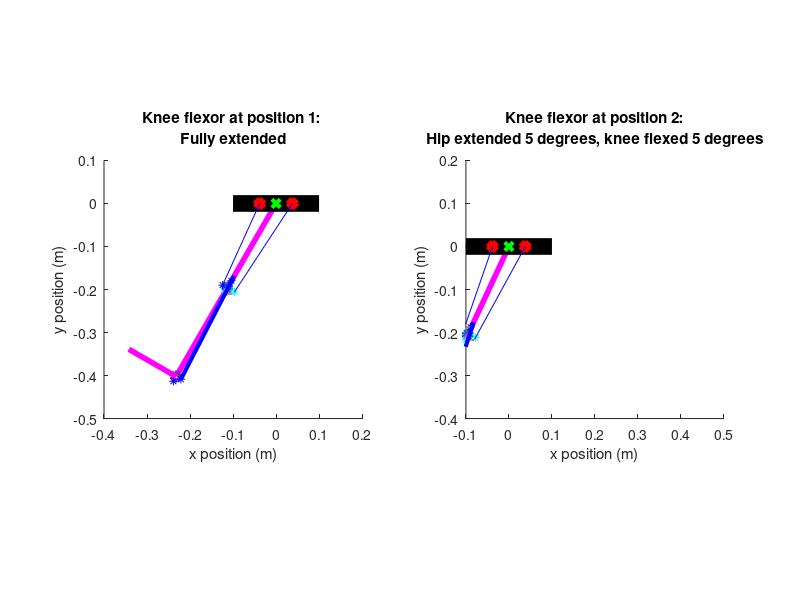

Reproduce this figure in MATLAB. (Note: this script raises an error after producing the figure.)
%% Biarticular analysis of the quadruped hind legs
clear, close('all'), clc

%% Define given geometric and physical constants

% This simulation is intended to provide a static analysis and rough visual
% depiction of a cam/pulley system. CAM radii are sown as points around the
% knee

%% Define a rotational function to be used
% Define 2D rotational matrix in xy-plane as a function of degrees rotated
% counter-clockwise
rotz = @(t) [cosd(t) -sind(t) ; sind(t) cosd(t)] ;
%% Define given geometric and physical constants

% Defining hind leg section lengths
l1 = 8.92 * (0.0254);               % [m] Limb length 1 (inches to meters conversion)
l2 = 9.37 * (0.0254);               % [m] Limb length 2 (inches to meters conversion)
l3 = 5 * (0.0254);                  % [m] Limb length 3 (inches to meters conversion)

% Define gravitational constant
g = 9.8;                            % [m/s^2]

% Define length of actuators             
L_AF = 9 * (0.0254);                % [m] Ankle flexor length (inches to meters conversion)
L_AE = 9 * (0.0254);                % [m] Ankle extensor length (inches to meters conversion)
L_KF = 8 * (0.0254);                % [m] Knee flexor length (inches to meters conversion)
L_KE = 8 * (0.0254);                % [m] Knee extensor length (inches to meters conversion)
L_KFb = 12 * (0.0254);              % [m] Biarticular knee flexor length (inches to meters conversion)
L_KEb = 12 * (0.0254);              % [m] Biarticular knee flexor length (inches to meters conversion)
L_AEb = 8.5 * (0.0254);              % [m] Biarticular ankle extensor length (inches to meters conversion)

% Define actuator masses based on linear density estimate of 1.698 kg/m
m_AF = 1.698 * L_AF;                % [kg] Ankle flexor mass
m_AE = 1.698 * L_AE;                % [kg] Ankle extensor mass
m_KF = 1.698 * L_KF;                % [kg] Knee flexor mass
m_KE = 1.698 * L_KE;                % [kg] Knee extensor mass

% Define mass values of the hind leg sections
me = 0.0205;                        % [kg] Mass of encoders
m1 = 0.1302;                        % [kg] Section 1 leg mass
m2 = 0.1302;                        % [kg] Section 2 leg mass
m3 = 0.09814;                       % [kg] Section 3 leg mass

% Define maximum actuator strain estimate 
k_max = 0.1667;                     % [-]

% Define r1 and r2 for the knee and ankle cam, corresponding to the cam
% radius at positon one and two
r1_KFb_length = .75 * (0.0254);         % [m] (inches to meter conversion)
r1_KEb_length = 0.5 * (0.0254);         % [m] (inches to meter conversion)
r2_KFb_length = 0.5 * (0.0254);         % [m] (inches to meter conversion)
r2_KEb_length = .75* (0.0254);          % [m] (inches to meter conversion)
r1_AEb_length = 0.5 * (0.0254);         % [m] (inches to meter conversion)
r2_AEb_length = 0.5 * (0.0254);        % [m] (inches to meter conversion)

% Define where point of rotation of the upper end of the knee actuators is in the
% xy plane, with the hip point of rotation as the origin
b_KFb_top = [1.5, 0]* (0.0254);            % [m] (inches to meter conversion)
b_KEb_top = [-1.5, 0]* (0.0254);           % [m] (inches to meter conversion)

% Define the safety factor of required force
SF = 1;                           % [-]

%Define BPA model constants (eq 4 from paper)
a0 = 254.3e3;                       % [Pa] Model Parameter 0
a1 = 192e3;                         % [Pa] Model Parameter 1
a2 = 2.0265;                        % [-] Model Parameter 2
a3 = -0.461;                        % [-] Model Parameter 3
a4 = -0.331e-3;                     % [1/N] Model Parameter 4
a5 = 1.23e3;                        % [Pa/N] Model Parameter 5
a6 = 15.6e3;                        % [Pa] Model Parameter 6

% Define the hysteresis factor
S = 1;                               % [0,1]

%% Define fully extended position of the knee in 2D space (position 1)

% Origin is at hip joint point of rotation
% Fully extended position occurs when the femur is -30 degrees from
% vertical, with knee fully extended. Fully flexed position occurs when
% the femur is 30 degrees from vertical with knee fully flexed

% Define angle from horizontal for fully extended position (position 1)
theta1_pos1 = 30;                               % [degrees]

% Define the knee location in the xy plane at position 1 from hip angle
% and femur length
knee_pos1(1) = (-l1 * sind(theta1_pos1));                      % [m]
knee_pos1(2) = (-l1 * cosd(theta1_pos1));                      % [m]

% Define the length of the radius of attatchment end point for the knee(the point where
% the string inserts to the frame) from known angles and length of r
r1_KFb_pos1 = [(knee_pos1(1) + r1_KFb_length * cosd(theta1_pos1)), (knee_pos1(2) - r1_KFb_length * sind(theta1_pos1))]; % [m]
r2_KFb_pos1 = [(knee_pos1(1) - r2_KFb_length * sind(theta1_pos1)), (knee_pos1(2) - r2_KFb_length * cosd(theta1_pos1))]; % [m]
r1_KEb_pos1 = [(knee_pos1(1) - r1_KEb_length * cosd(theta1_pos1)), (knee_pos1(2) + r1_KEb_length * sind(theta1_pos1))]; % [m]
r2_KEb_pos1 = [(knee_pos1(1) + r2_KEb_length * sind(theta1_pos1)), (knee_pos1(2) + r2_KEb_length * cosd(theta1_pos1))]; % [m]

% Define the ankle position from the defined angles, knee position, and
% tibia length
ankle_pos1(1) = (knee_pos1(1) - l2 * sind(theta1_pos1));        % [m]
ankle_pos1(2) = (knee_pos1(2) - l2 * cosd(theta1_pos1));        % [m]

% Define the length of the radius of attatchment end point for the ankle(the point where
% the string inserts to the frame) from known angles and length of r
r1_AEb_pos1 = [(ankle_pos1(1) + r1_AEb_length * cosd(theta1_pos1)), (ankle_pos1(2) - r1_AEb_length * sind(theta1_pos1))]; % [m]
r2_AEb_pos1 = [(ankle_pos1(1) - r2_AEb_length * sind(theta1_pos1)), (ankle_pos1(2) - r2_AEb_length * cosd(theta1_pos1))]; % [m]

% Define the toe postion, modeling the foot as a straight line
toe_pos1 = [(ankle_pos1(1) - l3 * cosd(theta1_pos1)) (ankle_pos1(2) + l3 * sind(theta1_pos1))];

%Define upper actuator position 1
upper_AEb_pos1 = knee_pos1 + 0.0254*1.25*[sind(30) cosd(30)]; 
%Define string length
string = norm(upper_AEb_pos1 - r1_KFb_pos1);

% Define the outer cam circle in quarter sections
thetaKF = 1.5 *pi() : 0.001 : 2*pi;
thetaKE = 0.5 *pi() : 0.001 : pi;
camKF(1,:) = r1_KFb_length * cos(thetaKF) + knee_pos1(1);
camKF(2,:) = r2_KFb_length * sin(thetaKF) + knee_pos1(2);
camKF = rotz(-theta1_pos1) * [(camKF(1,:) - knee_pos1(1)); (camKF(2,:) - knee_pos1(2))];
camKF(1,:) = camKF(1,:) + knee_pos1(1);
camKF(2,:) = camKF(2,:) + knee_pos1(2);

camKE(1,:) = r1_KEb_length * cos(thetaKE) + knee_pos1(1);
camKE(2,:) = r2_KEb_length * sin(thetaKE) + knee_pos1(2);
camKE = rotz(-theta1_pos1) * [(camKE(1,:) - knee_pos1(1)); (camKE(2,:) - knee_pos1(2))];
camKE(1,:) = camKE(1,:) + knee_pos1(1);
camKE(2,:) = camKE(2,:) + knee_pos1(2);

%% Plot fully extended position of the knee in 2D space (position 1)
figure(1)
subplot(1, 2, 1)
hold on

% Plot the femur from knee position, and add a marker at the knee
plot([0, knee_pos1(1)], [0, knee_pos1(2)], '-m', 'LineWidth', 4)
plot(knee_pos1(1), knee_pos1(2), 'o', 'LineWidth', 3)

% Plot the cam radii
plot(camKF(1,:), camKF(2,:))
plot(camKE(1,:), camKE(2,:))

% Plot the tibia from knee to ankle points
plot([knee_pos1(1), ankle_pos1(1)], [knee_pos1(2), ankle_pos1(2)], '-m', 'LineWidth', 4)

% Plot the cam radii for the knee flexor and extensor (2 each) for position 1 as
% points
plot(r1_KFb_pos1(1), r1_KFb_pos1(2), '*c')
plot(r2_KFb_pos1(1), r2_KFb_pos1(2), '*c')
plot(r1_KEb_pos1(1), r1_KEb_pos1(2), '*b')
plot(r2_KEb_pos1(1), r2_KEb_pos1(2), '*b')

% Plot the ankle/foot as a circle
plot(ankle_pos1(1), ankle_pos1(2), 'o', 'LineWidth', 3)

% Plot the foot as a straight line
plot([ankle_pos1(1) toe_pos1(1)], [ankle_pos1(2) toe_pos1(2)], '-m', 'LineWidth', 4) 

% Plot the CAM radii for the ankle
plot(r1_AEb_pos1(1), r1_AEb_pos1(2), '*b')
plot(r2_AEb_pos1(1), r2_AEb_pos1(2), '*b')

% Plot the ankle extensor actuator
plot([upper_AEb_pos1(1) r1_AEb_pos1(1)], [upper_AEb_pos1(2) r1_AEb_pos1(2)], '-b', 'LineWidth', 3)


% Plot the hip/body as a horizontal line for reference
plot([-.1, .1], [0, 0], '-k', 'LineWidth', 12)

% Mark the hip joint as the origin
plot(0,0, 'xg', 'LineWidth', 3)

% Plot the final pulley point before string goes to the tibia for the
% flexor and extensor
plot(b_KFb_top(1), b_KFb_top(2), 'xr', 'LineWidth', 5)
plot(b_KEb_top(1), b_KEb_top(2), 'xr', 'LineWidth', 5)

% Plot the lines representing strings for the flexor and extensor
plot([b_KFb_top(1) r1_KFb_pos1(1)], [b_KFb_top(2) r1_KFb_pos1(2)], 'b')
plot([b_KEb_top(1) r1_KEb_pos1(1)], [b_KEb_top(2) r1_KEb_pos1(2)], 'b')

% Finish labeling the plot
hold off
xlim([-0.4 0.2])
ylim([-0.5 0.1])
title(sprintf('Knee flexor at position 1: \nFully extended'))
xlabel('x position (m)')
ylabel('y position (m)')
daspect([1 1 1])
set(gcf,'color','w');

%% Define fully flexed position (position 2) using rotational matrices

% Define hip rotation in degrees
rot_hip = input(sprintf('Enter the desired hip rotation from fully flexed: ') );                                              % [degrees]

% Rotate the knee about the origin 60 degrees
knee_pos2 = rotz(rot_hip) * knee_pos1';

% Define knee rotation in degrees
rot_knee = input(sprintf('\nEnter the desired knee rotation from fully extended: ') );                                              % [degrees]

%Rotate the all points below the knee about the knee 90 degrees
ankle_pos2 = rotz(rot_knee) * ((rotz(rot_hip) * ankle_pos1') - knee_pos2)+ knee_pos2;
r1_KFb_pos2 = rotz(rot_knee) * ((rotz(rot_hip) * r1_KFb_pos1') - knee_pos2) + knee_pos2;
r2_KFb_pos2 = rotz(rot_knee) * ((rotz(rot_hip) * r2_KFb_pos1') - knee_pos2) + knee_pos2;
r1_KEb_pos2 = rotz(rot_knee) * ((rotz(rot_hip) * r1_KEb_pos1') - knee_pos2) + knee_pos2;
r2_KEb_pos2 = rotz(rot_knee) * ((rotz(rot_hip) * r2_KEb_pos1') - knee_pos2) + knee_pos2;
toe_pos2 = rotz(rot_knee) * ((rotz(rot_hip) * toe_pos1') - knee_pos2)+ knee_pos2;
r1_AEb_pos2 = rotz(rot_knee) * ((rotz(rot_hip) * r1_AEb_pos1') - knee_pos2)+ knee_pos2;
r2_AEb_pos2 = rotz(rot_knee) * ((rotz(rot_hip) * r2_AEb_pos1') - knee_pos2)+ knee_pos2;
camKF = rotz(rot_knee) * ((rotz(rot_hip) * camKF) - knee_pos2)+ knee_pos2;
camKE = rotz(rot_knee) * ((rotz(rot_hip) * camKE) - knee_pos2)+ knee_pos2;

%Rotate the foot and ankle cam about the ankle 90 degrees
toe_pos2 = rotz(90) * (toe_pos2 - ankle_pos2)+ ankle_pos2;
r1_AEb_pos2 = rotz(90) * (r1_AEb_pos2 - ankle_pos2)+ ankle_pos2;
r2_AEb_pos2 = rotz(90) * (r2_AEb_pos2 - ankle_pos2)+ ankle_pos2;

% Define upper ankle actuator position
%upper_AEb_pos2 = r1_KFb_pos2 + string * ((r2_AEb_pos2 - r1_KFb_pos2)/ norm(r2_AEb_pos2 - r1_KFb_pos2));
upper_AEb_pos2 = rotz(rot_hip) * upper_AEb_pos1';

% Define the EFFECTIVE radius based on knee rotation
rKFb_eff_length = (r1_KFb_length * r2_KFb_length)/((r2_KFb_length * cosd(rot_knee))^2 + (r1_KFb_length * sind(rot_knee))^2)^.5;
rKEb_eff_length = (r1_KEb_length * r2_KEb_length)/((r2_KEb_length * cosd(rot_knee))^2 + (r1_KEb_length * sind(rot_knee))^2)^.5;

% Define the string attachment point from effective radius and knee roation
rKFb_eff = knee_pos1 + rKFb_eff_length * [cosd(theta1_pos1) -sind(theta1_pos1)];
rKFb_eff = rotz(rot_hip) * rKFb_eff';
rKEb_eff = knee_pos1 + rKEb_eff_length * [-cosd(theta1_pos1) sind(theta1_pos1)];
rKEb_eff = rotz(rot_hip) * rKEb_eff';


% Also need to define the fully extended knee extensor position, even if the
% user input doesn't rotate it to that point.
knee_pos2_extended = rotz(60) * knee_pos1';
r1_KEb_extended = rotz(90) * ((rotz(60) * r1_KEb_pos1') - knee_pos2_extended) + knee_pos2_extended;
r2_KEb_extended = rotz(90) * ((rotz(60) * r2_KEb_pos1') - knee_pos2_extended) + knee_pos2_extended;

string_length = (pi()/2)*(((r1_AEb_length^2) + (r2_AEb_length^2))/2)^0.5;

lower_AEb_pos2 = r2_AEb_pos2' + string_length * (upper_AEb_pos2' - r2_AEb_pos2')/norm(upper_AEb_pos2' - r2_AEb_pos2');

%% Plot fully flexed position of the knee in 2D space (position 2)
subplot(1, 2, 2)
hold on

% Plot the femur from knee position, and add a marker at the knee
plot([0, knee_pos2(1)], [0, knee_pos2(2)], '-m', 'LineWidth', 4)
plot(knee_pos2(1), knee_pos2(2), 'o', 'LineWidth', 3)

% Plot the tibia from knee to ankle points
plot([knee_pos2(1), ankle_pos2(1)], [knee_pos2(2), ankle_pos2(2)], '-m', 'LineWidth', 4)

% Plot the cam radii for flexor and extensor (2 each) for position 1 as
% points
plot(r1_KFb_pos2(1), r1_KFb_pos2(2), '*c')
plot(r2_KFb_pos2(1), r2_KFb_pos2(2), '*c')
plot(r1_KEb_pos2(1), r1_KEb_pos2(2), '*b')
plot(r2_KEb_pos2(1), r2_KEb_pos2(2), '*b')
plot(camKF(1,:), camKF(2,:))
plot(camKE(1,:), camKE(2,:))

% Plot the ankle/foot as a circle
plot(ankle_pos2(1), ankle_pos2(2), 'o', 'LineWidth', 3)

% Plot the hip/body as a horizontal line for reference
plot([-.1, .1], [0, 0], '-k', 'LineWidth', 12)

% Mark the hip joint as the origin
plot(0,0, 'xg', 'LineWidth', 3)

% Plot the foot as a straight line
plot([ankle_pos2(1) toe_pos2(1)], [ankle_pos2(2) toe_pos2(2)], '-m', 'LineWidth', 4)

% Plot the CAM radii for the ankle
plot(r1_AEb_pos2(1), r1_AEb_pos2(2), '*b')
plot(r2_AEb_pos2(1), r2_AEb_pos2(2), '*b')

% Plot the ankle extensor actuator
plot([upper_AEb_pos2(1) lower_AEb_pos2(1)], [upper_AEb_pos2(2) lower_AEb_pos2(2)], '-b', 'LineWidth', 3)

% Plot the string from ankle to actuator
plot([r2_AEb_pos2(1) lower_AEb_pos2(1)], [r2_AEb_pos2(2) lower_AEb_pos2(2)])

% Plot the final pulley point before string goes to the tibia for the
% lfexor and extensor
plot(b_KFb_top(1), b_KFb_top(2), 'xr', 'LineWidth', 5)
plot(b_KEb_top(1), b_KEb_top(2), 'xr', 'LineWidth', 5)

% Plot the lines representing strings for the flexor and extensor
plot([b_KFb_top(1) rKFb_eff(1)], [b_KFb_top(2) rKFb_eff(2)], 'b')
plot([b_KEb_top(1) rKEb_eff(1)], [b_KEb_top(2) rKEb_eff(2)], 'b')

% Finish labeling the plot
xlim([-0.1 0.5])
ylim([-0.4 0.2])
title(sprintf('Knee flexor at position 2:\nHip extended %.0f degrees, knee flexed %.0f degrees', rot_hip, rot_knee))
xlabel('x position (m)')
ylabel('y position (m)')
daspect([1 1 1])


%% Define the strain necessary to achieve position 2

% Define length of fully contracted actuator based on previously defined
% vectors
delta_L_KFb = (norm(r1_KFb_pos1 - b_KFb_top) + (pi()/2)*(((r1_KFb_length^2) + (r2_KFb_length^2))/2)^0.5)- norm(r2_KFb_pos2' - b_KFb_top);
delta_L_KEb = (norm(r2_KEb_pos2' - b_KEb_top) + (pi()/2)*(((r1_KEb_length^2) + (r2_KEb_length^2))/2)^0.5)- norm(r1_KEb_pos1 - b_KEb_top);
delta_L_AEb = (norm(r1_AEb_pos1 - upper_AEb_pos1) + (pi()/2)*(((r1_AEb_length^2) + (r2_AEb_length^2))/2)^0.5)- norm(r2_AEb_pos2 - upper_AEb_pos2);

% Calculate strain from contracted and resting lengths
k_KFb = delta_L_KFb / L_KFb;
k_KEb = delta_L_KEb / L_KEb;
k_AEb = delta_L_AEb / L_AEb;

%Print out actuator lengths and strains
fprintf('\nHip rotation: %.0f degrees', rot_hip)
fprintf('\nKnee rotation: %.0f degrees\n', rot_knee)

fprintf('\n\nBA knee flexor actuator length: %.0f inches', L_KFb/0.0254)
fprintf('\nBA knee extensor actuator length: %.0f inches\n', L_KEb/0.0254)

%fprintf('\n\nBA ankle extensor actuator length: %.0f inches', L_AEb/0.0254)


%% Torque calculations for the biarticular knee flexor and knee extensor

% NOTE: THESE HAVE ONLY BEEN SET UP TO DEFINE TORQUE AT SET POSITIONS.
% Needs modification to find force at a given rotation.

% Torque requirements for knee flexor:
% Define torques created by the weight of the different leg segments
T1_KFb = 0.5 * l1 * cosd(60) * (m1 + m_KF + m_KE) * g;                      % [N-m]
T2_KFb = (l1 * cosd(60) + 0.5 * l2 * sind(60)) * (m2 + m_AF + m_AE) * g;    % [N-m]
T3_KFb = (l1 * cosd(60) + (l2 + l3/2) * sind(60)) * m3 * g;                 % [N-m]
T_knee_KFb = l1 * cosd(60) * me * g;                                        % [N-m]
T_ankle_KFb = (l1 * cosd(60) + l2 * sind(60)) * me * g;                     % [N-m]

% Define force necessary for actuator to exert to hold leg at position 2
F_KFb = (T1_KFb + T2_KFb + T3_KFb + T_knee_KFb + T_ankle_KFb) / r2_KFb_length;  % [N]              % [N]         


% Torque requirements for knee extensor:
% Define torques created by the weight of the different leg segments
T1_KEb = 0.5 * l1 * sind(30) * (m1 + m_KF + m_KE) * g;             % [N-m]
T2_KEb = ((l1 + 0.5 * l2) * sind(30)) * (m2 + m_AF + m_AE) * g;    % [N-m]
T3_KEb = (((l1 + l2) * sind(30)) + (l3/2)) * m3 * g;               % [N-m]
T_knee_KEb = l1 * sind(30) * me * g;                               % [N-m]
T_ankle_KEb = (l1 + l2) * sind(30) * me * g;                       % [N-m]

% Define force necessary for actuator to exert to hold leg at position 1
F_KEb = (T1_KEb + T2_KEb + T3_KEb + T_knee_KEb + T_ankle_KEb) / r1_KEb_length;                % [N] 


% Torque requirements for ankle extensor:
% Define torques created by the weight of the different leg segments
T2_AEb = (0.5 * l2) * (m2 + m_AF + m_AE) * g;                      % [N-m]
T3_AEb = (l2 + 0.5 * l3) * m3 * g;                                 % [N-m]
T_ankle_AEb = l2 * me * g;                                         % [N-m]

% Define force necessary for actuator to exert to hold leg at a fully
% contracted position with the femur aligned with the vertical
F_AEb = (T2_AEb + T3_KEb + T_ankle_AEb) / r2_AEb_length;                % [N] 

% Print out force required to hold position 1 and 2 for the knee extensor
% and flexor, respectively
fprintf('\nBA knee flexor strain to achieve position 2: %.2f', k_KFb)
fprintf('\nThe required force for the BA knee flexor to hold a fully contracted position is %.1f pounds\n', F_KFb/4.448)

fprintf('\nBA knee extensor strain to achieve position 1: %.2f', k_KEb)
fprintf('\nThe required force for the BA knee extensor to hold a fully contracted position is %.1f pounds\n', F_KEb/4.448)

fprintf('\nBA ankle extensor strain to achieve this position: %.2f', k_AEb)
fprintf('\nThe required force for the BA ankle extensor to hold position 1 is %.1f pounds', F_AEb/4.448)

%% Plotting strain vs necessary pressure for a given force

% Constructing a pressure vs strain plot for BPAs of varying force based on
% equation 4.

% Define range of strains
k = 0.001:0.001:0.2;            % []
k_max = 0.17;                   % []
F = (0:6:36) * 4.448;           % [N] (pounds to newtons conversion)
S = 1;                          % [0,1] hysteresis 

key = strings(1,length(F));

figure(2)
% plot pressure vs strain, each loop doing a different applied force
for n = 1:length(F)
    tangent = a2 * ((k./ (a4 * F(n) + k_max)) + a3);
    tangent(tangent > (pi()/2)) = [];
    P = a0 + (a1 * tan(tangent)) + (a5 * F(n)) + (a6 * S); % [Pa]
    plot(k(1:length(P)), P/1000, '.')
    hold on
    key(n) = sprintf('Applied force: %.1f pounds', F(n)/4.448);
end

% Plot strain and forces required for position 1 and 2 for biarticular knee
% muscles
plot(k_KFb, 0.001 * (a0 + (a1 * tan( a2 * ((k_KFb./ (a4 * F_KFb + k_max)) + a3))) + (a5 * F_KFb) + (a6 * S)), 'xr', 'LineWidth', 2)
plot(k_KEb, 0.001 * (a0 + (a1 * tan( a2 * ((k_KEb./ (a4 * F_KEb + k_max)) + a3))) + (a5 * F_KEb) + (a6 * S)), 'xb', 'LineWidth', 2)

% Plot maximum pressure line at P = 620 kPa
plot([0 .2], [620 620], '-r')

legend(key)
xlabel('Strain')
ylabel('Pressure (kPa)')
xlim([0 0.2])
ylim([0 900])
title(sprintf('Required pressure to achieve a given strain with varied applied force'))
set(gcf,'color','w');
